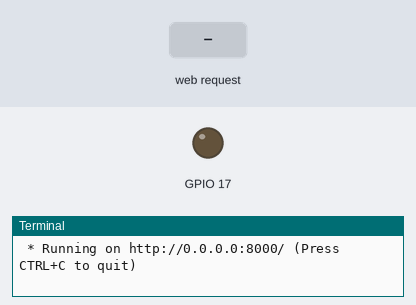
Bench run of a program on a simulated Raspberry Pi (BCM pin numbers). Shown: output pins drawn as LEDs (lit = HIGH), the last lines printed to the terminal. Inputs (shaded band) come from the test bench. The clock reads 2024-03-15 10:24:30 at power-on unless the program sets it.

Above: at 1.2 s.
1.3 s: HTTP request for /led/on received
At 2.5 s:
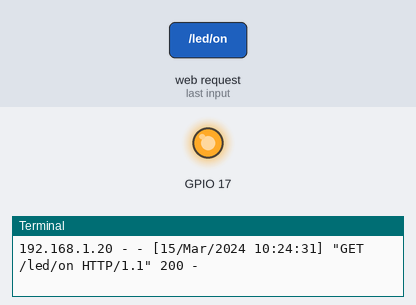
4.3 s: HTTP request for /led/off received
At 4.8 s:
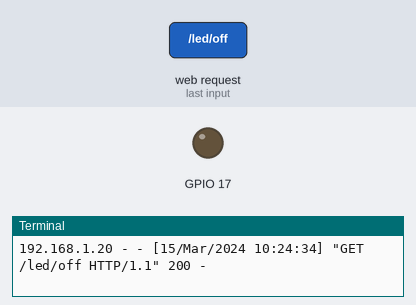
Timing chart, 0 to 7.3 s (numbered marks = the images above; inputs shaded):
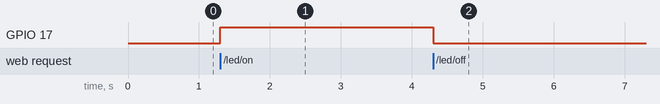

The program:

rpi-app.py
```python
import RPi.GPIO as GPIO
from flask import Flask, render_template

app = Flask(__name__)

GPIO.setmode(GPIO.BCM)
GPIO.setwarnings(False)
GPIO.setup(17, GPIO.OUT)
GPIO.output(17, GPIO.LOW)

@app.route("/")
def main():
  return render_template('main.html')

@app.route("/led/on")
def led_on():
    GPIO.output(17, GPIO.HIGH)
    return render_template('main.html')

@app.route("/led/off")
def led_off():
    GPIO.output(17, GPIO.LOW)
    return render_template('main.html')

if __name__ == "__main__":
    app.run(host='0.0.0.0', port=8000, debug=True)
```

Measured:
- after the input at 1.3 s, GPIO 17: LOW → HIGH at once
- after the input at 4.3 s, GPIO 17: HIGH → LOW at once
